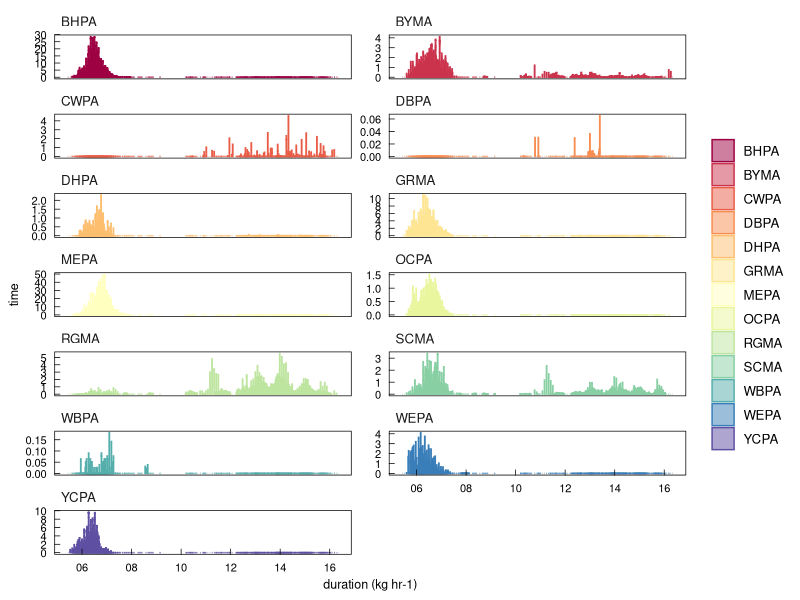

Source code (R): (Note: this script raises an error after producing the figure.)
#### this script is organizing and mapping daily bird counts on collpa
#### should be ~ 2 figure in the manuscript
#### it communicates across the study period the numbers and duration of parrots on the cliff


library(ggplot2)      # plotting and viz
library(plyr)         # legacy df manipulation
library(dplyr)        # variable grouping and manipulation
library(reshape)      # legacy df manipulation
library(data.table)   # legacy functions on df 
library(tidyr)        # gathering and spreading
library(zoo)          # roll mean
library(ggthemes)     # helpful ggplot themes
library(forcats)
library(scales)
library(RColorBrewer) # pretty colors
library(ggridges)
library(colorspace)
library(patchwork)
library(lubridate)    # formating times dates


# custom ggplot theme
themeKV <- theme_few()+
  theme(strip.background = element_blank(),
        axis.line = element_blank(),
        axis.text.x = element_text(colour = "black", margin = margin(0.2, unit = "cm")),
        axis.text.y = element_text(colour = "black", margin = margin(c(1, 0.2), unit = "cm")),
        axis.ticks.x = element_line(colour = "black", linewidth=.25), 
        axis.ticks.y = element_line(colour = "black", linewidth=.25),
        axis.ticks.length=unit(-0.15, "cm"), 
        element_line(colour = "black", linewidth=.5),
        panel.border = element_rect(colour = "black", fill=NA, linewidth=.5),
        legend.title=element_blank(),
        strip.text=element_text(hjust=0))

#### read in raw survey data
# setwd("/Users/kylevanhoutan/colpa_flock/")
DF <- read.csv('data/survey_talldb.csv')

#### subset full data set for just time/hour occurrence observation data 
# first remove unnecessary columns 
survey <- subset(DF, select = c(SPECIES, TIME, DURATION_kg_hr)) # subset full dataset for only columns of interest

class(survey$TIME) # check on data format of "time" col
# returns [1] "character", need convert to time/date
survey$TIME <- as.POSIXct(survey$TIME, format="%H:%M:%S")
class(survey$TIME) # check format: returns [1] "POSIXct" --> success! 
# now we can make some plots :)

# rescale Brewer palette to 13 categories
colourCount = length(unique(survey$SPECIES)) 
getPalette = colorRampPalette(brewer.pal(11, "Spectral")) # interpolate colors to fit the 13 parrot species
Spectral13 <- getPalette(colourCount) # 13 color Spectral palette 

# make col plot
ggplot(survey, aes(x = TIME, y = DURATION_kg_hr, group = SPECIES, color = SPECIES, alpha = 0.5)) +
  themeKV + theme(axis.text.y = element_text(size = 8),
                  axis.text.x = element_text(size = 8),
                  axis.title.x = element_text(size = 9),
                  axis.title.y = element_text(size = 9),
                  #legend.position=c(.16,.14),
                  #legend.key.height = unit(0.4, 'cm')
                  ) +
  geom_col(aes(fill = SPECIES), 
           alpha = 0.5) + 
  scale_color_manual(values = Spectral13) +
  scale_fill_manual(values = Spectral13) +
  scale_x_datetime(breaks = breaks_width("2 hour"), 
                   date_labels = "%H") + # set the time scales and drop date info
  ylab("time") +
  xlab("duration (kg hr-1)") +
  scale_y_continuous( breaks=pretty_breaks()) +
  facet_wrap(~SPECIES, ncol=2, scales = "free_y")


# try different way
# read in summarized survey data
DF2 <- read.csv('data/survey_histogr.csv')
# subset full data set for just time/hour occurrence observation data 
# first remove unnecessary columns 
survey2 <- subset(DF2, select = c(SPECIES, TIME, KG_HR_DAY)) # subset full dataset for only columns of interest
class(survey2$TIME) # check on data format of "time" col
# returns [1] "character", need convert to time/date
survey2$TIME <- as.POSIXct(survey2$TIME, format="%H:%M:%S")
class(survey2$TIME) # check format: returns [1] "POSIXct" --> success! 
# now we can make some plots :)

p2 <- ggplot(survey2, aes(x = TIME, y = KG_HR_DAY, group = SPECIES, fill = SPECIES)) +
  themeKV + theme(legend.position = "none",
                  axis.text.y = element_text(size = 8),
                  axis.text.x = element_text(size = 8),
                  axis.title.x = element_text(size = 9),
                  axis.title.y = element_text(size = 9),) +
  geom_area(alpha=0.75) +
  scale_fill_manual(values = Spectral13) +
  geom_line(linewidth = 0.25) +
  scale_x_datetime(breaks = breaks_width("2 hour"), 
                   date_labels = "%H") + # set the time scales and drop date info
  xlab("hour of day") +
  ylab("duration (kg hr-1 day-1)") +
  scale_y_continuous(breaks = pretty_breaks()) +
  facet_wrap(~SPECIES, ncol=2, scales = "free_y")
  

# reorder from most to fewest
  
  
  
  




    geom_line(aes(color=event), stat="smooth", method = "loess", formula = y ~ x, span = 0.85, 
            se = FALSE, linewidth = 2, alpha = 0.5)  +
  scale_color_manual(values=c("#fdae61", "#f46d43", "#9e0142", "#5e4fa2", "#3288bd")) + 
  geom_point(size = 2.2, alpha = 0.6, stroke = 0.5) +
  scale_shape_manual(values = c(16, 1, 16, 1, 16)) +
  scale_x_continuous(breaks = seq(170, 280, by = 10)) +
    

#### make 2 plots for the duration of flocks dancing and foraging
#### subset full data set for just stage duration data + wrangle 

# first try as a facet with both plots
dance_eat <- subset(DF, select = c(date_long, julian_day, dawn_to_dance, duration_dance, duration_collpa)) # remove all the time occurrence data 
dance_eat1 <- gather(dance_eat, key="duration", value="time", 3:5) # convert from wide to long format
dance_eat1 <- dance_eat1[!(dance_eat1$time == "na"), ] # remove rows with "na" data
dance_eat1$time <- as.POSIXct(dance_eat1$time, format="%H:%M:%S") # convert from character to time/date

# try one faceted plot with both durations
p2 <- ggplot(dance_eat1, aes(x = time, fill = duration)) +
  themeKV + theme(legend.position = "none", 
                  axis.text.y = element_blank(),
                  axis.ticks.y = element_blank(),
                  axis.text.x = element_text(size = 9)) + 
  geom_density(size = 0.5, alpha = 0.5, adjust = 0.5) +
  scale_fill_manual(values=c("#fdae61", "#9e0142", "#3288bd")) +
  facet_wrap(~duration, ncol=1, scales = "free")

layout <- "
AAB
AAB"
p1 + p2 +
  plot_layout(design = layout) +
  plot_annotation(tag_levels = 'a') # add panel labels a, b, c... etc


#### now try as 2 separate plots
# no need to use gather or remove NA
# fist plot dance duration
dance_eat$duration_dance <- as.POSIXct(dance_eat$duration_dance, format="%H:%M:%S") # convert from character to time/date
p3 <- ggplot(dance_eat, aes(x = duration_dance, fill="#9e0142")) +
  themeKV + theme(legend.position = "none", 
                  axis.text.y = element_blank(),
                  axis.ticks.y = element_blank(),
                  axis.text.x = element_text(size = 8),
                  axis.title.x = element_text(size = 9),
                  axis.title.y = element_text(size = 9)) + 
  geom_density(size = 0.5, alpha = 0.5, adjust = 0.5) +
  scale_fill_manual(values=c("#9e0142")) +
  scale_x_datetime(breaks = breaks_width("4 min"), date_labels = "%M") + # set the time scales and drop date info
  xlab("dance duration (min)")
p3

#second plot is duration of foraging flock on collpa
dance_eat$duration_collpa <- as.POSIXct(dance_eat$duration_collpa, format="%H:%M:%S") # convert from character to time/date
p4 <- ggplot(dance_eat, aes(x = duration_collpa, fill="#fdae61")) +
  themeKV + theme(legend.position = "none", 
                  axis.text.y = element_blank(),
                  axis.ticks.y = element_blank(),
                  axis.text.x = element_text(size = 8),
                  axis.title.x = element_text(size = 9),
                  axis.title.y = element_text(size = 9)) + 
  geom_density(size = 0.5, alpha = 0.5, adjust = 0.5) +
  scale_fill_manual(values=c("#fdae61")) +
  scale_x_datetime(breaks = breaks_width("10 min"), date_labels = "%M") + # dropping the hour for more spacing
  xlab("collpa duration (hr:min)")

#third plot of the time between dawn and first flock dance
dance_eat$dawn_to_dance <- as.POSIXct(dance_eat$dawn_to_dance, format="%H:%M:%S") # convert from character to time/date
p5 <- ggplot(dance_eat, aes(x = dawn_to_dance, fill="#fdae61")) +
  themeKV + theme(legend.position = "none", 
                  axis.text.y = element_blank(),
                  axis.ticks.y = element_blank(),
                  axis.text.x = element_text(size = 8),
                  axis.title.x = element_text(size = 9),
                  axis.title.y = element_text(size = 9)) + 
  geom_density(size = 0.5, alpha = 0.5, adjust = 0.5) +
  scale_fill_manual(values=c("#3288bd")) +
  scale_x_datetime(breaks = breaks_width("10 min"), date_labels = "%M") + # set the time scales and drop date info
  xlab("dawn to dance (min)")


layout <- "
AAAAABB
AAAAABB
AAAAABB
AAAAABB
AAAAACC
AAAAACC
AAAAACC
AAAAACC
AAAAADD
AAAAADD
AAAAADD
AAAAADD"
p1 + 
  p4 + p3 + p5 + 
  plot_layout(design = layout) +
  plot_annotation(tag_levels = 'a') # add panel labels a, b, c... etc



#### read in monitoring effort data
DF1 <- read.csv('data/monitor_hours.csv')
# sum the total person monitoring hours across the project, for each calendar day
DF1 <- DF1 %>% 
  mutate(day_tothrs = rowSums(.[3:27])/2) %>% # divide by 2 as the breaks are 30min and we want hours
  mutate(cumul_hours = cumsum(day_tothrs)) # create a cumulative summary running through monitor days 


p6 <- ggplot(DF1, aes(x=DAY, y=cumul_hours)) +
  themeKV + theme(legend.position = "none", 
                  axis.text.x = element_text(size = 7),
                  axis.text.y = element_text(size = 7),
                  axis.title.x = element_text(size = 8),
                  axis.title.y = element_text(size = 8)) + 
  geom_area(fill="#41ab5d", alpha=0.6) +
  geom_line(linewidth = 0.5) +
  scale_x_continuous(breaks = seq(170, 280, by = 15)) +
  scale_y_continuous(breaks = seq(0, 800, by = 100)) +
  xlab("Julian day") +
  ylab("cumulative effort (hrs)")
p6

DF2 <- DF1 %>% 
  summarise("5:00" = sum(X5.00 > 0), # this counts no. days with observer coverage from 5-5:30am
            "5:30" = sum(X5.30 > 0),
            "6:00" = sum(X6.00 > 0),
            "6:30" = sum(X6.30 > 0),
            "7:00" = sum(X7.00 > 0),
            "7:30" = sum(X7.30 > 0),
            "8:00" = sum(X8.00 > 0),
            "8:30" = sum(X8.30 > 0),
            "9:00" = sum(X9.00 > 0),
            "9:30" = sum(X9.30 > 0),
            "10:00" = sum(X10.00 > 0),
            "10:30" = sum(X10.30 > 0),
            "11:00" = sum(X11.00 > 0),
            "11:30" = sum(X11.30 > 0),
            "12:00" = sum(X12.00 > 0),
            "12:30" = sum(X12.30 > 0),
            "13:00" = sum(X13.00 > 0),
            "13:30" = sum(X13.30 > 0),
            "14:00" = sum(X14.00 > 0),
            "14:30" = sum(X14.30 > 0),
            "15:00" = sum(X15.00 > 0),
            "15:30" = sum(X15.30 > 0),
            "16:00" = sum(X16.00 > 0),
            "16:30" = sum(X16.30 > 0),
            "17:00" = sum(X17.00 > 0))  

DF3 <- DF1 %>% 
  summarise("5:00" = sum(X5.00), # counts no. observer hours during 5-5:30am over all days
            "5:30" = sum(X5.30),
            "6:00" = sum(X6.00),
            "6:30" = sum(X6.30),
            "7:00" = sum(X7.00),
            "7:30" = sum(X7.30),
            "8:00" = sum(X8.00),
            "8:30" = sum(X8.30),
            "9:00" = sum(X9.00),
            "9:30" = sum(X9.30),
            "10:00" = sum(X10.00),
            "10:30" = sum(X10.30),
            "11:00" = sum(X11.00),
            "11:30" = sum(X11.30),
            "12:00" = sum(X12.00),
            "12:30" = sum(X12.30),
            "13:00" = sum(X13.00),
            "13:30" = sum(X13.30),
            "14:00" = sum(X14.00),
            "14:30" = sum(X14.30),
            "15:00" = sum(X15.00),
            "15:30" = sum(X15.30),
            "16:00" = sum(X16.00),
            "16:30" = sum(X16.30),
            "17:00" = sum(X17.00)) 

hour_effort <- gather(DF3, key="time", value="hours", 1:25) # convert from wide to long format
class(hour_effort$time) # returns "character"
format(as.POSIXct(hour_effort$time,format='%H:%M'),format="%H:%M") # for some reasons needs reformatting
hour_effort$time <- as.POSIXct(hour_effort$time, format="%H:%M") # still character, so convert to time/date
class(hour_effort$time) # check format, should read --> "POSIXct" "POSIXt"

p7 <- ggplot(hour_effort, aes(x=time, y=hours)) +
  themeKV + theme(#legend.position = "none", 
                  axis.text.x = element_text(size = 7),
                  axis.text.y = element_text(size = 7),
                  axis.title.x = element_text(size = 8),
                  axis.title.y = element_text(size = 8)) + 
  geom_col(fill="#006d2c", alpha = 0.75) + # cannot use width as fiddly in date/time format
  # see: https://github.com/tidyverse/ggplot2/issues/2187
  scale_x_datetime(breaks = breaks_width("120 min"), date_labels = "%H") + # set the time scales and drop date info
  scale_y_continuous(breaks = seq(0, 120, by = 20)) +
  xlab("hour of day") +
  ylab("effort (observer days)")
p7

layout2 <- "
A
B"
  p7 + p6 +
  plot_layout(design = layout2) +
  plot_annotation(tag_levels = 'a') # add panel labels a, b, c... etc
